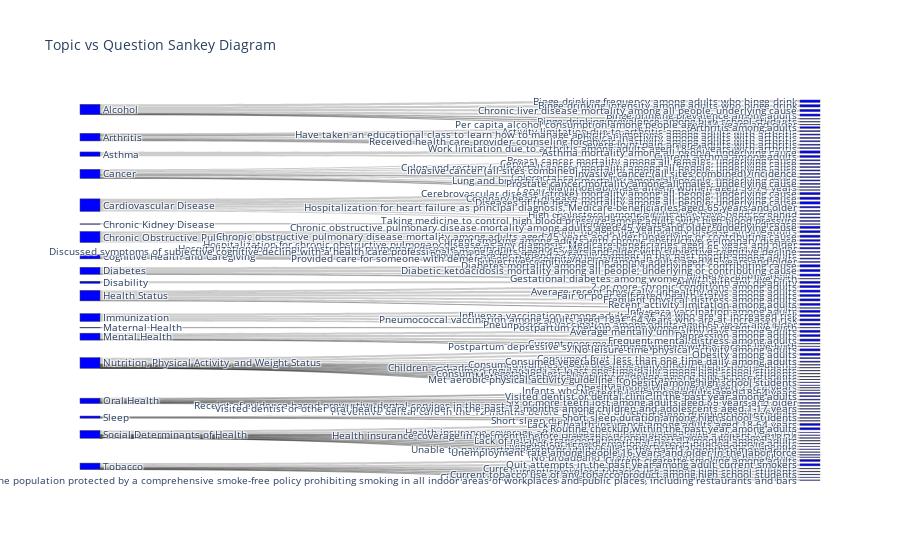

Source (notebook cell):
### Code cell
# Aggregate data
topic_question_counts = data.groupby(['Topic', 'Question']).size().reset_index(name='Count')

# Prepare data for Sankey
topics = topic_question_counts['Topic'].unique().tolist()
questions = topic_question_counts['Question'].unique().tolist()

# Map topics and questions to indices
all_nodes = topics + questions
topic_question_counts['Source'] = topic_question_counts['Topic'].apply(lambda x: all_nodes.index(x))
topic_question_counts['Target'] = topic_question_counts['Question'].apply(lambda x: all_nodes.index(x))

# Create Sankey diagram
fig = go.Figure(go.Sankey(
    node=dict(
        label=all_nodes,
        pad=10,
        thickness=20,
        color="blue"
    ),
    link=dict(
        source=topic_question_counts['Source'],
        target=topic_question_counts['Target'],
        value=topic_question_counts['Count']
    )
))

fig.update_layout(title_text="Topic vs Question Sankey Diagram", font_size=10)
fig.show()

### Figure 1 — Plotly figure (JSON) as saved in the notebook; plotly's stock layout.template omitted (floating-point values rounded to 4 significant figures)
{"data": [{"link": {"source": [0, 0, 0, 0, 0, 0, 0, 1, 1, 1, 1, 1, 1, 1, 2, 2, 3, 3, 3, 3, 3, 3, 3, 3, 3, 3, 4, 4, 4, 4, 4, 4, 4, 4, 5, 6, 6, 6, 6, 6, 6, 7, 7, 7, 7, 8, 8, 8, 8, 9, 10, 10, 10, 10, 10, 10, 11, 11, 11, 11, 12, 13, 13, 13, 13, 13, 14, 14, 14, 14, 14, 14, 14, 14, 14, 14, 14, 14, 14, 14, 15, 15, 15, 15, 15, 15, 15, 16, 16, 16, 17, 17, 17, 17, 17, 17, 17, 17, 17, 17, 17, 17, 18, 18, 18, 18, 18, 18, 18], "target": [19, 20, 21, 22, 23, 24, 25, 26, 27, 28, 29, 30, 31, 32, 33, 34, 35, 36, 37, 38, 39, 40, 41, 42, 43, 44, 45, 46, 47, 48, 49, 50, 51, 52, 53, 54, 55, 56, 57, 58, 59, 60, 61, 62, 63, 64, 65, 66, 67, 68, 69, 70, 71, 72, 73, 74, 75, 76, 77, 78, 79, 80, 81, 82, 83, 84, 85, 86, 87, 88, 89, 90, 91, 92, 93, 94, 95, 96, 97, 98, 99, 100, 101, 102, 103, 104, 105, 106, 107, 108, 109, 110, 111, 112, 113, 114, 115, 116, 117, 118, 119, 120, 121, 122, 123, 124, 125, 126, 127], "value": [1540, 5720, 5680, 5060, 1540, 5616, 165, 2420, 3795, 2530, 2530, 2530, 2420, 2420, 5616, 4895, 2496, 2496, 880, 2496, 2200, 2496, 2544, 2496, 1758, 2496, 5616, 5616, 5616, 2527, 2530, 3744, 2530, 2530, 104, 5060, 5304, 5304, 3795, 3744, 3744, 2422, 2530, 2530, 2422, 5060, 5616, 5616, 1026, 5060, 5060, 5060, 5060, 5060, 312, 5060, 5060, 4840, 4840, 4400, 1026, 5060, 770, 5060, 5060, 1026, 1248, 2530, 1540, 1540, 2530, 1540, 122, 122, 1540, 1265, 5060, 432, 5060, 1540, 2200, 2420, 1026, 1430, 2200, 2530, 1430, 2530, 1248, 1540, 55, 1026, 1026, 1040, 4840, 1265, 1265, 1040, 104, 5060, 1265, 1040, 1026, 5060, 1540, 1540, 1540, 165, 5060]}, "node": {"color": "blue", "label": ["Alcohol", "Arthritis", "Asthma", "Cancer", "Cardiovascular Disease", "Chronic Kidney Disease", "Chronic Obstructive Pulmonary Disease", "Cognitive Health and Caregiving", "Diabetes", "Disability", "Health Status", "Immunization", "Maternal Health", "Mental Health", "Nutrition, Physical Activity, and Weight Status", "Oral Health", "Sleep", "Social Determinants of Health", "Tobacco", "Alcohol use among high school students", "Binge drinking frequency among adults who binge drink", "Binge drinking intensity among adults who binge drink", "Binge drinking prevalence among adults", "Binge drinking prevalence among high school students", "Chronic liver disease mortality among all people, underlying cause", "Per capita alcohol consumption among people aged 14 years and older", "Activity limitation due to arthritis among adults with arthritis", "Arthritis among adults", "Have taken an educational class to learn how to manage arthritis symptoms among adults with arthritis", "Physical inactivity among adults with arthritis", "Received health care provider counseling for physical activity among adults with arthritis", "Severe joint pain among adults with arthritis", "Work limitation due to arthritis among adults aged 18-64 years with arthritis", "Asthma mortality among all people, underlying cause", "Current asthma among adults", "Breast cancer mortality among all females, underlying cause", "Cervical cancer mortality among all females, underlying cause", "Cervical cancer screening among women aged 21-65 years", "Colon and rectum (colorectal) cancer mortality among all people, underlying cause", "Colorectal cancer screening among adults aged 45-75 years", "Invasive cancer (all sites combined) mortality among all people, underlying cause", "Invasive cancer (all sites combined), incidence", "Lung and bronchial cancer mortality among all people, underlying cause", "Mammography use among women aged 50-74 years", "Prostate cancer mortality among all males, underlying cause", "Cerebrovascular disease (stroke) mortality among all people, underlying cause", "Coronary heart disease mortality among all people, underlying cause", "Diseases of the heart mortality among all people, underlying cause", "High blood pressure among adults", "High cholesterol among adults who have been screened", "Hospitalization for heart failure as principal diagnosis, Medicare-beneficiaries aged 65 years and older", "Taking medicine for high cholesterol among adults", "Taking medicine to control high blood pressure among adults with high blood pressure", "Incidence of treated end-stage kidney disease", "Chronic obstructive pulmonary disease among adults", "Chronic obstructive pulmonary disease mortality among adults aged 45 years and older, underlying cause", "Chronic obstructive pulmonary disease mortality among adults aged 45 years and older, underlying or contributing cause", "Current smoking among adults with chronic obstructive pulmonary disease", "Hospitalization for chronic obstructive pulmonary disease as any diagnosis, Medicare-beneficiaries aged 65 years and older", "Hospitalization for chronic obstructive pulmonary disease as principal diagnosis, Medicare-beneficiaries aged 65 years and older", "Discussed symptoms of subjective cognitive decline with a health care professional among adults aged 45 years and older with subjective cognitive decline", "Provided care for a friend or family member in the past month among adults", "Provided care for someone with dementia or other cognitive impairment in the past month among adults", "Subjective cognitive decline among adults aged 45 years and older", "Diabetes among adults", "Diabetes mortality among all people, underlying or contributing cause", "Diabetic ketoacidosis mortality among all people, underlying or contributing cause", "Gestational diabetes among women with a recent live birth", "Adults with any disability", "2 or more chronic conditions among adults", "Average recent physically unhealthy days among adults", "Fair or poor self-rated health status among adults", "Frequent physical distress among adults", "Life expectancy at birth", "Recent activity limitation among adults", "Influenza vaccination among adults", "Influenza vaccination among adults 18â€“64 who are at increased risk", "Pneumococcal vaccination among adults aged 18â€“64 years who are at increased risk", "Pneumococcal vaccination among adults aged 65 years and older", "Postpartum checkup among women with a recent live birth", "Average mentally unhealthy days among adults", "Current poor mental health among high school students", "Depression among adults", "Frequent mental distress among adults", "Postpartum depressive symptoms among women with a recent live birth", "Children and adolescents aged 6-13 years meeting aerobic physical activity guideline", "Consumed fruit less than one time daily among adults", "Consumed fruit less than one time daily among high school students", "Consumed regular soda at least one time daily among high school students", "Consumed vegetables less than one time daily among adults", "Consumed vegetables less than one time daily among high school students", "Infants who were breastfed at 12 months", "Infants who were exclusively breastfed through 6 months", "Met aerobic physical activity guideline among high school students", "Met aerobic physical activity guideline for substantial health benefits, adults", "No leisure-time physical activity among adults", "Obesity among WIC children aged 2 to 4 years", "Obesity among adults", "Obesity among high school students", "All teeth lost among adults aged 65 years and older", "No teeth lost among adults aged 18-64 years", "Preventive dental care in the 12 months before pregnancy among women with a recent live birth", "Receipt of evidence-based preventive dental services in the past 12 months among children and adolescents aged 1-17 years", "Six or more teeth lost among adults aged 65 years and older", "Visited dentist or dental clinic in the past year among adults", "Visited dentist or other oral health care provider in the past 12 months among children and adolescents aged 1-17 years", "Short sleep duration among adults", "Short sleep duration among children aged 4 months to 14 years", "Short sleep duration among high school students", "Food insecure in the past 12 months among households", "Health insurance coverage after pregnancy among women with a recent live birth", "Health insurance coverage in the month before pregnancy among women with a recent live birth", "High school completion among adults aged 18-24", "Lack of health insurance among adults aged 18-64 years", "Lack of reliable transportation in the past 12 months among adults", "Lack of social and emotional support needed among adults", "Living below 150% of the poverty threshold among all people", "No broadband internet subscription among households", "Routine checkup within the past year among adults", "Unable to pay mortgage, rent, or utility bills in the past 12 months among adults", "Unemployment rate among people 16 years and older in the labor force", "Cigarette smoking during pregnancy among women with a recent live birth", "Current cigarette smoking among adults", "Current electronic vapor product use among high school students", "Current smokeless tobacco use among high school students", "Current tobacco use of any tobacco product among high school students", "Proportion of the population protected by a comprehensive smoke-free policy prohibiting smoking in all indoor areas of workplaces and public places, including restaurants and bars", "Quit attempts in the past year among adult current smokers"], "pad": 10, "thickness": 20}, "type": "sankey"}], "layout": {"font": {"size": 10}, "title": {"text": "Topic vs Question Sankey Diagram"}}}
